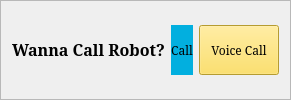
                  <widget class="QFrame" name="frame_30">
                   <property name="sizePolicy">
                    <sizepolicy hsizetype="Preferred" vsizetype="Preferred">
                     <horstretch>0</horstretch>
                     <verstretch>1</verstretch>
                    </sizepolicy>
                   </property>
                   <property name="frameShape">
                    <enum>QFrame::StyledPanel</enum>
                   </property>
                   <property name="frameShadow">
                    <enum>QFrame::Raised</enum>
                   </property>
                   <layout class="QHBoxLayout" name="horizontalLayout_12">
                    <item>
                     <widget class="QLabel" name="label_20">
                      <property name="sizePolicy">
                       <sizepolicy hsizetype="Preferred" vsizetype="Preferred">
                        <horstretch>0</horstretch>
                        <verstretch>0</verstretch>
                       </sizepolicy>
                      </property>
                      <property name="font">
                       <font>
                        <family>Serif</family>
                        <pointsize>12</pointsize>
                        <weight>75</weight>
                        <bold>true</bold>
                       </font>
                      </property>
                      <property name="text">
                       <string>&lt;html&gt;&lt;head/&gt;&lt;body&gt;&lt;p align=&quot;center&quot;&gt;Wanna Call Robot?&lt;/p&gt;&lt;/body&gt;&lt;/html&gt;</string>
                      </property>
                      <property name="alignment">
                       <set>Qt::AlignCenter</set>
                      </property>
                     </widget>
                    </item>
                    <item>
                     <widget class="QPushButton" name="btn_call">
                      <property name="sizePolicy">
                       <sizepolicy hsizetype="Minimum" vsizetype="Fixed">
                        <horstretch>1</horstretch>
                        <verstretch>0</verstretch>
                       </sizepolicy>
                      </property>
                      <property name="minimumSize">
                       <size>
                        <width>0</width>
                        <height>50</height>
                       </size>
                      </property>
                      <property name="font">
                       <font>
                        <family>Serif</family>
                        <weight>50</weight>
                        <italic>false</italic>
                        <bold>false</bold>
                       </font>
                      </property>
                      <property name="styleSheet">
                       <string notr="true">background-color:#02AFDF;
border:10px;
color:black;</string>
                      </property>
                      <property name="text">
                       <string>Call</string>
                      </property>
                     </widget>
                    </item>
                    <item>
                     <widget class="QPushButton" name="btn_vociecall">
                      <property name="sizePolicy">
                       <sizepolicy hsizetype="Minimum" vsizetype="Fixed">
                        <horstretch>2</horstretch>
                        <verstretch>0</verstretch>
                       </sizepolicy>
                      </property>
                      <property name="minimumSize">
                       <size>
                        <width>0</width>
                        <height>50</height>
                       </size>
                      </property>
                      <property name="styleSheet">
                       <string notr="true">font-family:Serif;
background-color:#FDDB44;
color:black;</string>
                      </property>
                      <property name="text">
                       <string>Voice Call</string>
                      </property>
                     </widget>
                    </item>
                   </layout>
                  </widget>
